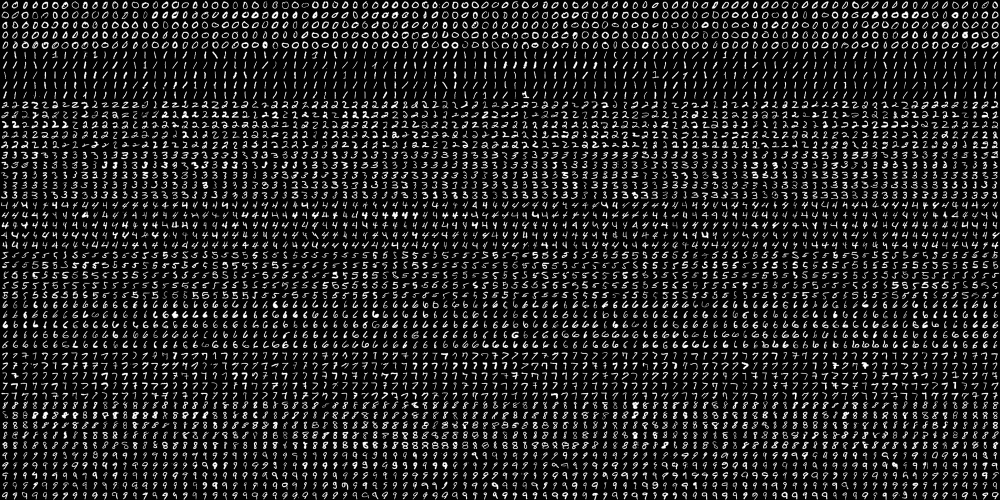
#> input picture Assigment 2/opencv docs/digits.png, 2000 x 1000 px (shown at 1/2 size)
$ python -i Utils.py   (imports and definitions only)   (older library calls are emulated)
#> lines starting #> are read from the running program, lines starting #| are printed output that depends on the picture; after the words box and inside, x2 and y2 are one past the last pixel; in counts of white or black regions, pixels touching at a corner belong together
import cv2 as cv
import numpy as np
import os

# Makes a folder, doesnt care if it fails.
def makeFolder(name):
    try:
      os.makedirs(name)
    except Exception as e:
      pass

def colorReduce(img): # credits to @eliezer-bernart: https://stackoverflow.com/questions/5906693/how-to-reduce-the-number-of-colors-in-an-image-with-opencv/20715062#20715062
    return img // 64 * 64 + 64 // 2

def extractDigits(path):
#> called with path = 'opencv docs/digits.png'
    img = cv.imread(path, cv.IMREAD_COLOR)
#> img is the input picture: shape (1000, 2000, 3); min 0, max 255, mean 33.8
    gray = cv.cvtColor(img, cv.COLOR_BGR2GRAY)
    gray = cv.GaussianBlur(gray,(15,17),0)
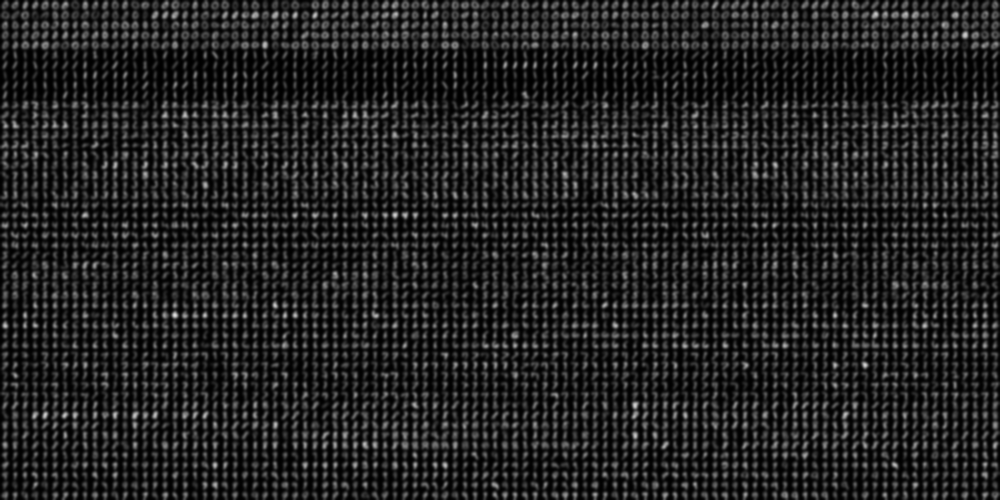
#> gray: shape (1000, 2000) (shown at 1/2 size); min 0, max 224, mean 33.8
    edges = cv.Canny(gray, 115, 160)
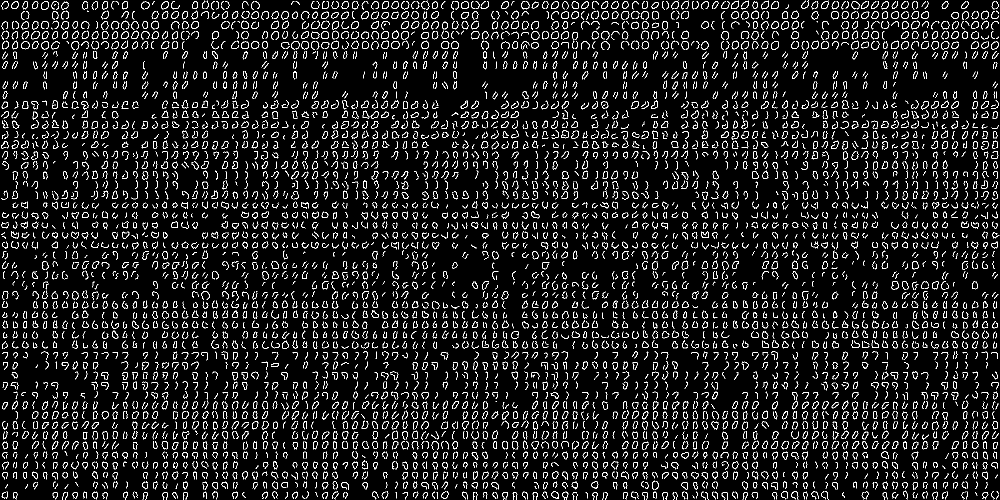
#> edges: shape (1000, 2000) (shown at 1/2 size); 7.6% white in thin lines or dots
    edges = cv.morphologyEx(edges, cv.MORPH_CLOSE, np.ones((5,5), np.uint8))
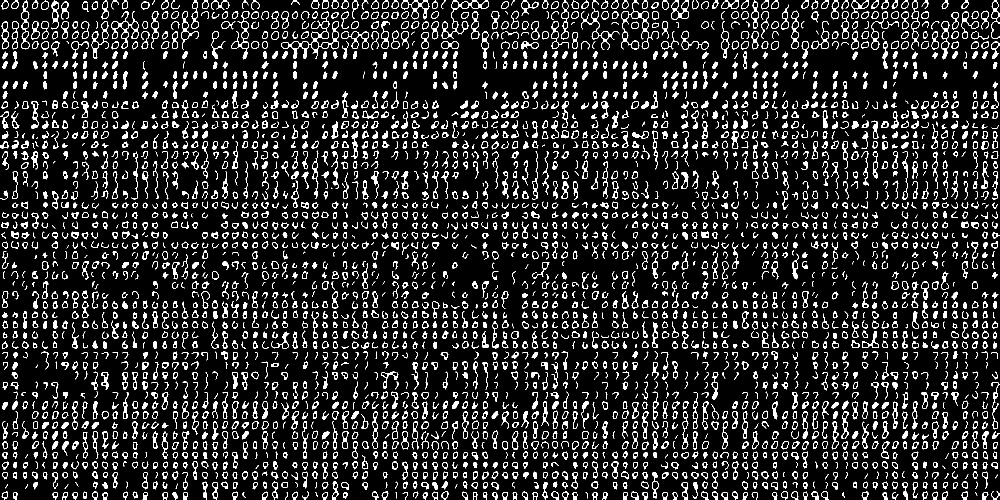
#> edges: shape (1000, 2000) (shown at 1/2 size); 12% white; 3414 white regions (315 under 20 px), largest, box (x1, y1, x2, y2) and area: (563, 23, 678, 118) 1247, (1242, 0, 1318, 99) 826, (883, 0, 978, 77) 773
    edges = cv.dilate(edges, np.ones((2, 2), np.uint8))
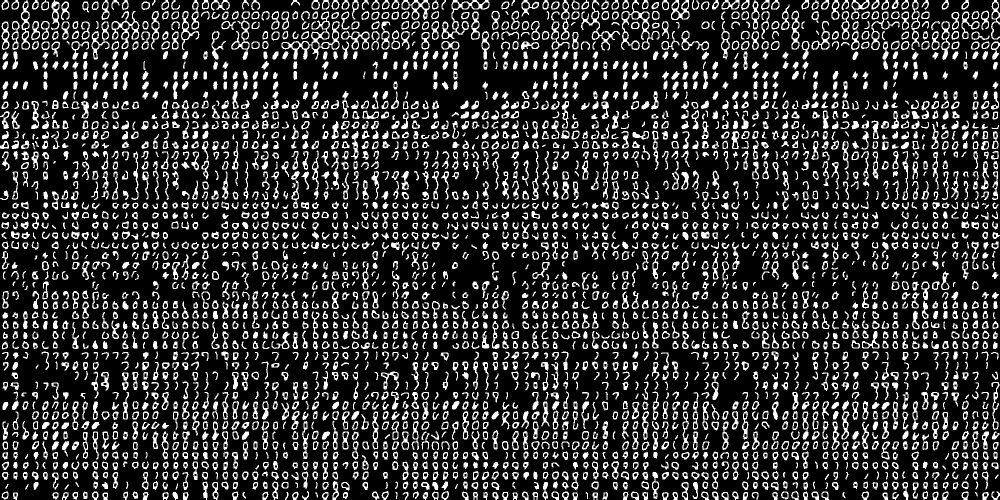
#> edges: shape (1000, 2000) (shown at 1/2 size); 19.5% white; 3396 white regions (5 under 20 px)
    image, contours, hierarchy = cv.findContours(edges, cv.RETR_EXTERNAL, cv.CHAIN_APPROX_SIMPLE)
#> contours = 3396 contours, 172 with area under 20; largest, box (x1, y1, x2, y2) and area: (563, 23, 679, 119) 3036, (1242, 0, 1319, 100) 1922, (883, 0, 979, 78) 1872, (223, 22, 279, 98) 1558, (462, 23, 500, 120) 1237
    contours = [ cnt for cnt in contours if cv.contourArea(cnt) > 150 ]
#> contours = 676 contours; largest, box (x1, y1, x2, y2) and area: (563, 23, 679, 119) 3036, (1242, 0, 1319, 100) 1922, (883, 0, 979, 78) 1872, (223, 22, 279, 98) 1558, (462, 23, 500, 120) 1237
    acceptable = []

    for cnt in contours:
            if len(contours) > 1:
                x,y,w,h = cv.boundingRect(cnt)
                widthHeightRatio = w / h
                heightWidthRatio = h / w
                if w < (img.shape[1] * 0.95):
                    if widthHeightRatio <= 1.5:
                        if heightWidthRatio <= 4.8:
                            acceptable.append(cnt)
            else:
                acceptable.append(cnt)
#> this loop made 676 passes
#> (x, y, w, h, widthHeightRatio, heightWidthRatio) on passes 1 to 12: (1443, 984, 14, 16, 0.875, 1.14), (1923, 983, 14, 17, 0.824, 1.21), (1723, 983, 15, 17, 0.882, 1.13), (1643, 983, 15, 17, 0.882, 1.13), (1623, 983, 15, 17, 0.882, 1.13), (1562, 983, 15, 17, 0.882, 1.13), (1402, 983, 16, 17, 0.941, 1.06), (1262, 983, 16, 17, 0.941, 1.06), (1124, 983, 14, 17, 0.824, 1.21), (1103, 983, 15, 17, 0.882, 1.13), (184, 983, 13, 17, 0.765, 1.31), (1582, 982, 16, 18, 0.889, 1.12)
#> (x, y, w, h) on pass 100: (904, 843, 13, 37)
#> after the loop, acceptable = 640 contours; largest, box (x1, y1, x2, y2) and area: (563, 23, 679, 119) 3036, (1242, 0, 1319, 100) 1922, (883, 0, 979, 78) 1872, (223, 22, 279, 98) 1558, (462, 23, 500, 120) 1237
    if len(acceptable) == 1: # Assume it is a plate and try looking inside
        x, y, w, h = cv.boundingRect(acceptable[0])
        target = img[y:y+h, x:x+w]
        gray = cv.cvtColor(target, cv.COLOR_BGR2GRAY)
        gray = cv.GaussianBlur(gray, (17, 15), 0)
        edges = cv.Canny(gray, 120, 175)
        edges = cv.morphologyEx(edges, cv.MORPH_CLOSE, np.ones((5,5), np.uint8))
        edges = cv.dilate(edges, np.ones((2,2), np.uint8))

        image, contours, hierarchy = cv.findContours(edges, cv.RETR_EXTERNAL, cv.CHAIN_APPROX_SIMPLE)

        contours = [ cnt for cnt in contours if cv.contourArea(cnt) > 100 ]
        acceptable = []
        for cnt in contours:
            if len(contours) > 1:
                x2,y2,w2,h2 = cv.boundingRect(cnt)
                widthHeightRatio = w2 / h2
                heightWidthRatio = h2 / w2
                if w2 < (w * 0.95):
                    if h2 < (h * 0.95):
                        if widthHeightRatio <= 1.5:
                            if heightWidthRatio <= 3.5:
                                acceptable.append(cnt)
            else:
                acceptable.append(cnt)

        detected = []
        for cnt in acceptable:
            x2,y2,w2,h2 = cv.boundingRect(cnt)
            yPos = y+y2
            xPos = x+x2
            detected.append(
                (
                    (xPos, yPos),
                    (w2, h2)
                )
            )
        detected.sort(key=lambda x: x[0][0])
        targets = []
        total_width = 0
        total_height = 0
        if len(detected) == 0:
            return []
        previous_x = detected[0][0][0]
        highest_y = detected[0][0][1]
        for cnt in detected:
            targets.append(
                (img[cnt[0][1]:cnt[0][1]+cnt[1][1], cnt[0][0]:cnt[0][0]+cnt[1][0]]) # the target
            )
            total_width += cnt[1][0]
            total_height = cnt[1][1] if cnt[1][1] > total_height else total_height
            highest_y = cnt[0][1] if cnt[0][1] < highest_y else highest_y
        plate = img[
            (cnt[0][1]-10):(cnt[0][1]-10)+total_height+10,
            (cnt[0][0]-10):(cnt[0][0]-10)+total_width+10
        ]
        xStart = detected[0][0][0]
        xEnd = detected[-1][0][0]
        widthh = xStart + xEnd
        yPlate = highest_y
        plate = img[yPlate:yPlate+total_height, xStart:xStart + xEnd]
        detected = [targets, plate, [xStart, yPlate, total_width, total_height]] # 0 list of sorted numbers.
        return detected

    if len(acceptable) == 0: # just find a decent plate i guess
        for cnt in contours:
            x,y,w,h = cv.boundingRect(cnt)
            if w < (img.shape[1] * 0.95):
                if h < (img.shape[1] * 0.95):
                    acceptable.append(cnt)
    if len(acceptable) > 1: # find pairs
        pairs = dict()
        for i in range(len(acceptable)):
            for k in range(i+1, len(acceptable)):
                if k < len(acceptable):
                    x,y,w,h = cv.boundingRect(acceptable[i])
                    x2,y2,w2,h2 = cv.boundingRect(acceptable[k])
                    if abs(w - w2) <= 30 and abs(h - h2) <= 15 and abs(y-y2) <= 15 and abs(x - x2) <= (image.shape[1] * 0.30):
                            pairs[i] = acceptable[i]
                            pairs[k] = acceptable[k]
#> after the loop, pairs = 582 items
        if len(pairs) > 1:
            acceptable = list(pairs.values())
#> acceptable = 582 contours; largest, box (x1, y1, x2, y2) and area: (1242, 0, 1319, 100) 1922, (223, 22, 279, 98) 1558, (1162, 0, 1240, 101) 1142, (803, 0, 860, 40) 1092, (1342, 0, 1379, 40) 972

    not_inside = [] # Check no numbers on same x, as i assume vertical signs will not occur, bad assumption but im doin git
    for i in range(len(acceptable)):
            ni = False
            for k in range(i+1, len(acceptable)):
                if k < len(acceptable):
                    x,y,w,h = cv.boundingRect(acceptable[i])
                    x2,y2,w2,h2 = cv.boundingRect(acceptable[k])
                    if x > x2 and x < x2 + w2:
                            # keep the bigger one.
                            a = w * h
                            a2 = w2 * h2
                            print(a)
                            print(a2)
                            if a < a2:
                                    ni = True
            if ni == False:
                not_inside.append(acceptable[i])
#> this loop made 582 passes
#> (printed output is left out)
    acceptable = not_inside

    contours = []
    for cnt in acceptable:
        x,y,w,h = cv.boundingRect(cnt)
        contours.append(
                (
                    (x, y),
                    (w, h)
                )
            )

    contours.sort(key=lambda cnt: cnt[0][0])
    targets = []
    total_width = 0
    total_height = 0
    previous_x = contours[0][0][0]
    highest_y = contours[0][0][1]
    for cnt in contours:
            targets.append(
                (img[cnt[0][1]:cnt[0][1]+cnt[1][1], cnt[0][0]:cnt[0][0]+cnt[1][0]]) # the target
            )
            total_width += cnt[1][0] + abs(previous_x - cnt[0][0])
            total_height = cnt[1][1] if cnt[1][1] > total_height else total_height
            highest_y = cnt[0][1] if cnt[0][1] < highest_y else highest_y
            plate = img[
                    (cnt[0][1]-10):(cnt[0][1]-10)+total_height+10,
                    (cnt[0][0]-10):(cnt[0][0]-10)+total_width+10
            ]
            xStart = contours[0][0][0]
            xEnd = contours[-1][0][0] + contours[-1][1][0]
            widthh = abs(xEnd - xStart)
            yPlate = highest_y
            plate = img[yPlate:yPlate+total_height, xStart:xStart+widthh]
#> this loop made 273 passes
#> cnt on passes 1 to 3: ((0, 282), (18, 16)), ((0, 222), (19, 36)), ((3, 43), (16, 57))

    detected = [targets, plate, [xStart, yPlate, widthh, total_height]] # 0 list of sorted numbers.
    return detected

>>> result = extractDigits('opencv docs/digits.png')
